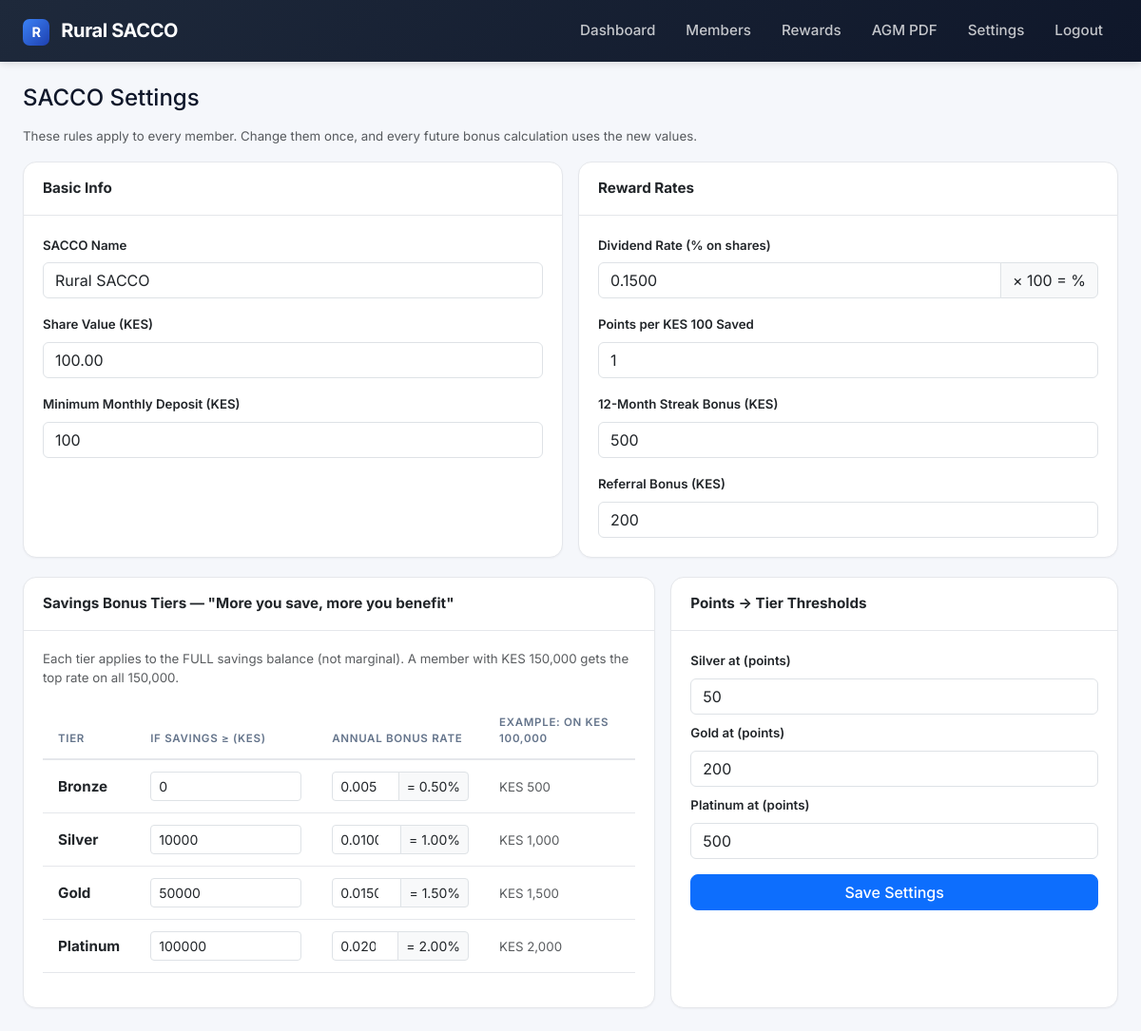
The app's page /admin/settings (signed in) with its own data.
### app/models/sacco_settings.py (models this page shows)
class SaccoSettings(db.Model):
    __tablename__ = "sacco_settings"
    id = db.Column(db.Integer, primary_key=True)
    sacco_name = db.Column(db.String(120), default="Rural SACCO")
    share_value = db.Column(db.Numeric(12, 2), default=100)
    dividend_rate = db.Column(db.Float, default=0.15)
    savings_interest_base = db.Column(db.Float, default=0.005)
    bonus_rate_savings = db.Column(db.Float, default=0.01)
    bonus_tiers = db.Column(db.Text, default='[{"min_balance":0,"bonus_rate":0.005},{"min_balance":10000,"bonus_rate":0.010},{"min_balance":50000,"bonus_rate":0.015},{"min_balance":100000,"bonus_rate":0.020}]')
    reward_points_per_100_kes = db.Column(db.Integer, default=1)
    streak_bonus_kes = db.Column(db.Numeric(12, 2), default=500)
    referral_bonus_kes = db.Column(db.Numeric(12, 2), default=200)
    tier_silver = db.Column(db.Integer, default=50)
    tier_gold = db.Column(db.Integer, default=200)
    tier_platinum = db.Column(db.Integer, default=500)
    min_monthly_deposit = db.Column(db.Numeric(12, 2), default=100)
    updated_at = db.Column(db.DateTime, default=datetime.utcnow, onupdate=datetime.utcnow)
    @staticmethod
    def get():
        s = SaccoSettings.query.first()
        if not s:
            s = SaccoSettings()
            db.session.add(s)
            db.session.commit()
        return s

### app/routes/admin.py (the view, shortened to what this page needs)
@admin_bp.route("/settings", methods=["GET", "POST"])
@role_required("admin")
def settings():
    s = SaccoSettings.get()
    tiers = json.loads(s.bonus_tiers or "[]")
    while len(tiers) < 4:
        tiers.append({"min_balance": 0, "bonus_rate": 0})
    return render_template("admin/settings.html", s=s, tiers=tiers)

### app/services/auth.py (called while the page is built)
def role_required(*roles):
    def decorator(f):
        @wraps(f)
        def wrapped(*args, **kwargs):
            if not session.get("user_id"):
                flash("Please log in first.", "warning")
                return redirect(url_for("auth.login"))
            user = User.query.get(session.get("user_id"))
            if not user or user.role not in roles:
                flash(f"This action requires role: {', '.join(roles)}", "danger")
                return redirect(url_for("dashboard.index"))
            return f(*args, **kwargs)
        return wrapped
    return decorator

### app/templates/admin/settings.html (shortened to what this page needs)
{% extends "base.html" %}
{% block content %}
<h4 class="mb-3">SACCO Settings</h4>
<p class="text-muted small mb-3">These rules apply to every member. Change them once, and every future bonus calculation uses the new values.</p>
<form method="post">
<div class="row g-3">
    <div class="col-lg-6">
        <div class="card h-100">
            <div class="card-header"><strong>Basic Info</strong></div>
            <div class="card-body">
                <label class="form-label small fw-semibold">SACCO Name</label>
                <input name="sacco_name" class="form-control mb-3" value="{{ s.sacco_name }}">
                <label class="form-label small fw-semibold">Share Value (KES)</label>
                <input name="share_value" type="number" step="0.01" min="1" class="form-control mb-3" value="{{ '%.2f'|format(s.share_value|float) }}">
                <label class="form-label small fw-semibold">Minimum Monthly Deposit (KES)</label>
                <input name="min_monthly_deposit" type="number" step="1" min="0" class="form-control" value="{{ '%.0f'|format(s.min_monthly_deposit|float) }}">
            </div>
        </div>
    </div>
    <div class="col-lg-6">
        <div class="card h-100">
            <div class="card-header"><strong>Reward Rates</strong></div>
            <div class="card-body">
                <label class="form-label small fw-semibold">Dividend Rate (% on shares)</label>
                <div class="input-group mb-3">
                    <input name="dividend_rate" type="number" step="0.01" min="0" max="1" class="form-control" value="{{ '%.4f'|format(s.dividend_rate) }}">
                    <span class="input-group-text">× 100 = %</span>
                </div>
                <label class="form-label small fw-semibold">Points per KES 100 Saved</label>
                <input name="reward_points_per_100_kes" type="number" step="1" min="0" class="form-control mb-3" value="{{ s.reward_points_per_100_kes }}">
                <label class="form-label small fw-semibold">12-Month Streak Bonus (KES)</label>
                <input name="streak_bonus_kes" type="number" step="1" min="0" class="form-control mb-3" value="{{ '%.0f'|format(s.streak_bonus_kes|float) }}">
                <label class="form-label small fw-semibold">Referral Bonus (KES)</label>
                <input name="referral_bonus_kes" type="number" step="1" min="0" class="form-control" value="{{ '%.0f'|format(s.referral_bonus_kes|float) }}">
            </div>
        </div>
    </div>
</div>
<div class="row g-3 mt-1">
    <div class="col-lg-7">
        <div class="card h-100">
            <div class="card-header"><strong>Savings Bonus Tiers — "More you save, more you benefit"</strong></div>
            <div class="card-body">
                <p class="small text-muted">Each tier applies to the FULL savings balance (not marginal). A member with KES 150,000 gets the top rate on all 150,000.</p>
                <div class="table-responsive">
                    <table class="table table-sm align-middle">
                        <thead><tr><th>Tier</th><th>If Savings ≥ (KES)</th><th>Annual Bonus Rate</th><th>Example: on KES 100,000</th></tr></thead>
                        <tbody>
                            {% for t in tiers %}
                            <tr>
                                <td><strong>{{ ['Bronze','Silver','Gold','Platinum'][loop.index0] }}</strong></td>
                                <td><input name="tier_{{ loop.index0 }}_min" type="number" step="1" min="0" class="form-control form-control-sm" value="{{ '%.0f'|format(t.min_balance) }}"></td>
                                <td>
                                    <div class="input-group input-group-sm">
                                        <input name="tier_{{ loop.index0 }}_rate" type="number" step="0.0001" min="0" max="1" class="form-control" value="{{ '%.4f'|format(t.bonus_rate) }}">
                                        <span class="input-group-text">= {{ '%.2f'|format(t.bonus_rate * 100) }}%</span>
                                    </div>
                                </td>
                                <td><small class="text-muted">KES {{ '{:,.0f}'.format(t.bonus_rate * 100000) }}</small></td>
                            </tr>
                            {% endfor %}
                        </tbody>
                    </table>
                </div>
            </div>
        </div>
    </div>
    <div class="col-lg-5">
        <div class="card h-100">
            <div class="card-header"><strong>Points → Tier Thresholds</strong></div>
            <div class="card-body">
                <label class="form-label small fw-semibold">Silver at (points)</label>
                <input name="tier_silver" type="number" min="1" class="form-control mb-2" value="{{ s.tier_silver }}">
                <label class="form-label small fw-semibold">Gold at (points)</label>
                <input name="tier_gold" type="number" min="1" class="form-control mb-2" value="{{ s.tier_gold }}">
                <label class="form-label small fw-semibold">Platinum at (points)</label>
                <input name="tier_platinum" type="number" min="1" class="form-control mb-3" value="{{ s.tier_platinum }}">
                <button type="submit" class="btn btn-primary w-100">Save Settings</button>
            </div>
        </div>
    </div>
</div>
</form>
{% endblock %}

### app/static/css/app.css (style rules this page uses)
:root { --bg: #f5f7fb; --surface: #ffffff; --text: #0f172a; --muted: #64748b; --border: #e5e7eb; --primary: #3b82f6; --success: #10b981; --warning: #f59e0b; --danger: #ef4444; --radius: 14px; --shadow-sm: 0 1px 2px rgba(15,23,42,0.04); --shadow: 0 4px 12px rgba(15,23,42,0.06); }
body { background: var(--bg); font-family: 'Inter', -apple-system, sans-serif; color: var(--text); font-size: 0.95rem; }
.card { border: 1px solid var(--border); border-radius: var(--radius); box-shadow: var(--shadow-sm); background: var(--surface); }
.card-header { background: transparent; border-bottom: 1px solid var(--border); padding: 1rem 1.25rem; font-size: 0.95rem; }
.card-body { padding: 1.25rem; }
.table thead th { font-size: 0.72rem; text-transform: uppercase; letter-spacing: 0.06em; font-weight: 600; color: var(--muted); border-bottom: 2px solid var(--border) !important; padding: 0.75rem 1rem; }
.table tbody td { padding: 0.75rem 1rem; vertical-align: middle; border-color: var(--border); }
.btn { border-radius: 8px; font-weight: 500; }

### records on screen
SaccoSettings: sacco_name "Rural SACCO", share_value "100.00", min_monthly_deposit "100", dividend_rate "0.1500", reward_points_per_100_kes "1", streak_bonus_kes "500", referral_bonus_kes "200", tier_silver "50", tier_gold "200", tier_platinum "500"

### other values on screen
{{ ['Bronze','Silver','Gold','Platinum'][loop.index0] }} "Bronze" "Silver" "Gold" "Platinum"
{{ '%.2f'|format(t.bonus_rate * 100) }} "0.50" "1.00" "1.50" "2.00"
{{ '{:,.0f}'.format(t.bonus_rate * 100000) }} "500" "1,000" "1,500" "2,000"
